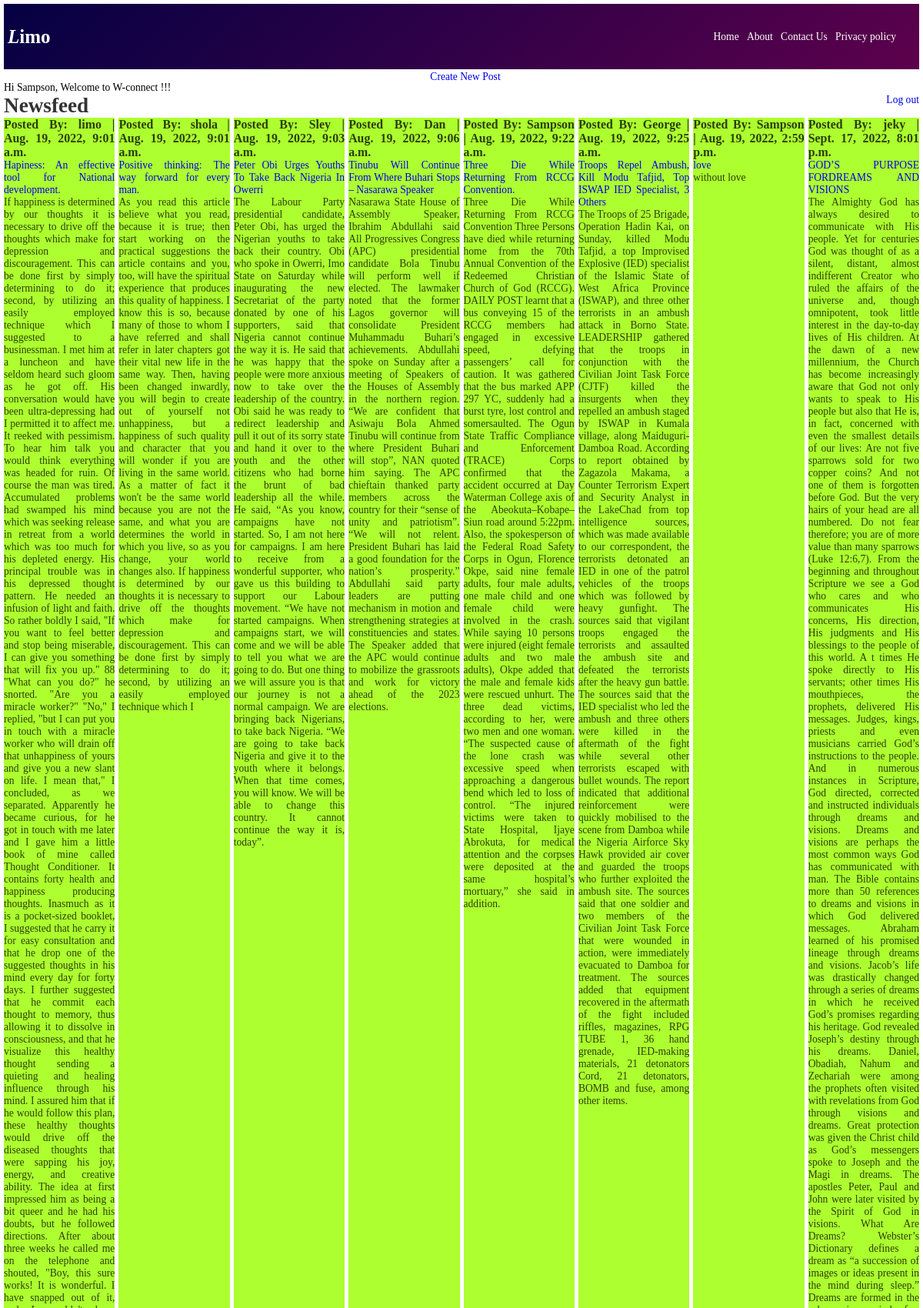
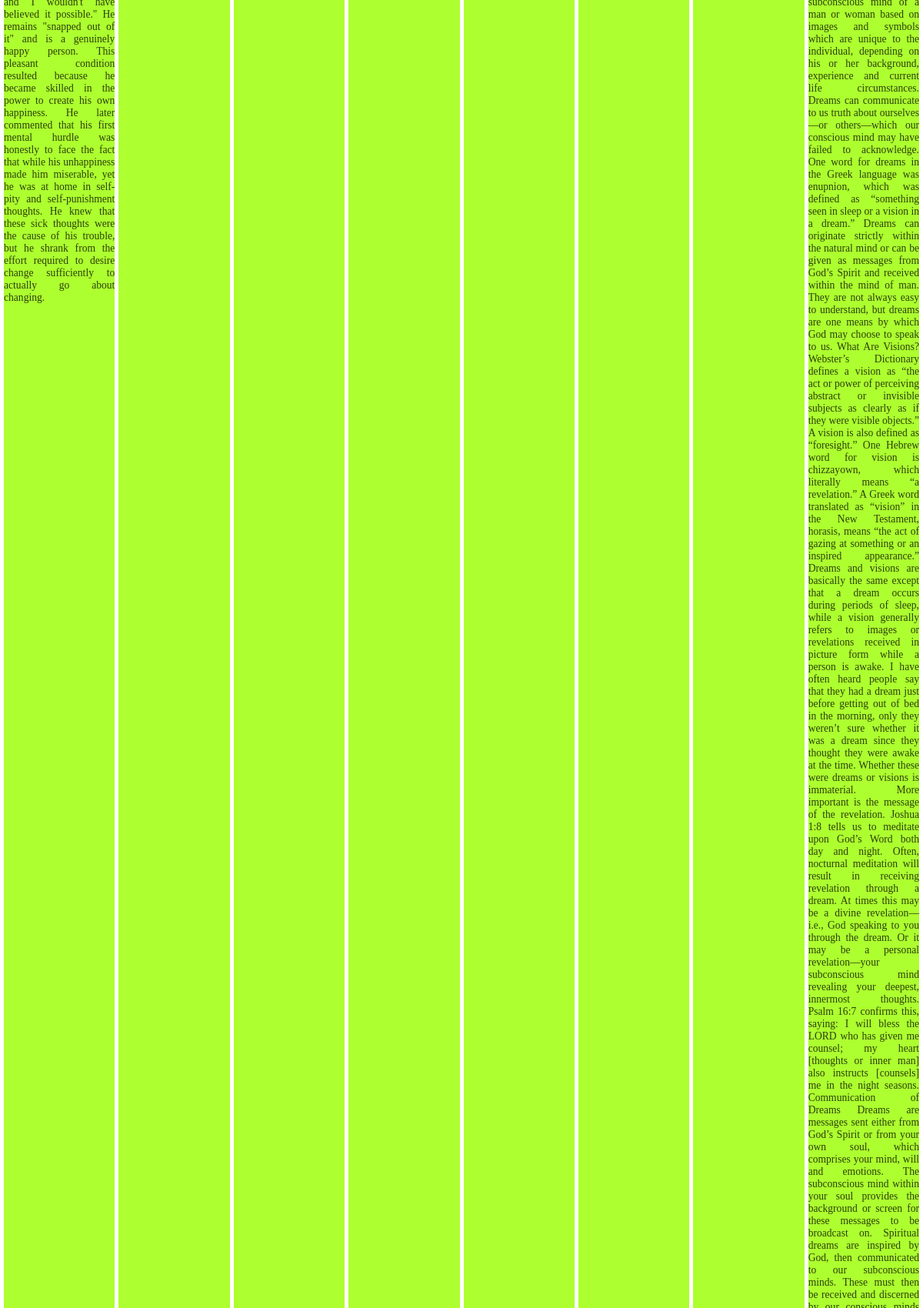
/ (signed in, upper part), run on the app's committed database (2 pictures, top to bottom).
### chats/models.py (models this page shows, shortened)
class Chats(models.Model):
    Title= models.TextField()
    Author= models.ForeignKey('auth.User',on_delete=models.CASCADE,)
    body = models.TextField()
    Date = models.DateTimeField(auto_now_add=True, blank=True, null=True)

### chats/views.py (the view)
# urls.py: path("", Homepage.as_view(), name="home"),
class Homepage(ListView):
    model=Chats
    template_name="chats/home.html"

### chats/Templates/chats/home.html (shortened to what this page needs)
{% extends 'base.html' %}
{% block content%}
<body>
<h1 style=" color:rgb(000,000,000,0.8)">Newsfeed</h1>
<div class="container">
   {% for chats in object_list %}
   <div class="post">
     <h3>
      <span style="color: rgb(000, 000, 000, 0.755);" class="text-muted">
          Posted By: {{ chats.Author }} |
         {{ chats.Date }}</span>
      </h3>
         <a href="{% url 'details_view' chats.pk %}">{{ chats.Title }}</a>
      <p style="color: rgb(000, 000, 000,0.755);">{{ chats.body }}</p>
   </div>
   {% endfor %}
</div>
</body>
{% endblock content %}

### chats/Templates/base.html (shortened to what this page needs)
{% load static %}
<html>
<head>
<link href="{% static 'base.css' %}" rel="stylesheet">
</head>
<body>
  <header>
    <div class="logo"><a href="{% url 'home' %}"> <em>L</em>imo</a></div>
    <ul class="wrapper" style="margin-right:30px;">
      <li class="nav-list"><a style="color: white;" href="{% url 'home'%}">Home</a> </li> &nbsp; &nbsp;
      <li class="nav-list"><a style="color: rgb(255, 255, 255, 1);" href="{% url 'About' %}">About</a></li> &nbsp; &nbsp;
      <li class="nav-list"><a style="color: rgb(255, 255, 255, 1);" href="{% url 'contact' %}">Contact Us  </a></li> &nbsp; &nbsp;
      <li class="nav-list"><a style="color: rgb(255, 255, 255, 1);" href="{% url 'privacy' %}"> Privacy policy</a>  </li>
</ul>
 </header>
 <div class="movement" >
  <a href="{% url 'new_post' %}"> Create New Post</a>
</div>
{% if user.is_authenticated %}
   <p style="color: black;">Hi {{ user.username }}, Welcome to W-connect !!!</p>
   <p style="text-align: right; float:right;"><a href="{% url 'logout' %}">Log out</a></p>
{% else %}
 <h3><p style="color: black; text-align:right;">You are not logged in.</p></h3>
 <ul>
 <li margin-left:100px;><a href="{% url 'login' %}" style="margin-left: 900px; color:black;">Log In</a>  ||  <a href="{% url 'signup' %}" style="color:black;"> Sign up <a/>
 </li>
</ul>
{% endif %}
 <div>
    {% block content %}
    {% endblock content %}
  </div>
 </body>
</html>

### chats/static/base.css (style rules this page uses)
* { box-sizing: border-box; margin: 0%; padding: 0; }
body { font-family: Georgia, 'Times New Roman', Times, serif; text-align: justify; padding: 5px; font-size: 1.7ch; background-color: rgba(259, 259, 259); }
header { margin: 0; width: 100%; height: 85px; display: flex; flex-direction: row; justify-content: space-between; align-items: center; background: linear-gradient(138deg, rgb(4, 1, 67) 0%, rgb(93, 1, 76) 100%); }
.container { display: flex; width: 100%; gap: 5px; flex-direction: row; }
.container div { width:100%; background-color: greenyellow; }
.wrapper { display: flex; flex-direction: row; justify-content: space-between; align-items: center; }
a, li { text-decoration: none; list-style: none; }
.logo a { color: rgb(259, 259, 259); font-size: 25px; padding: 5px; border-radius: 30px; font-weight: bold; transition: all 1s ease-in-out; text-decoration: none; cursor:zoom-in; }
.movement { position: relative; top: 2px; left: 5px; text-align:center; }

### data on the page
Chats: Author "limo", Date "Aug. 19, 2022, 9:01 a.m.", Title "Hapiness: An effective tool for National development.", body "If happiness is determined by our thoughts it is necessary to drive off the thoughts which make for depression and discouragement. This can be done first by simply determining to do it; second, by utilizing an easily employed technique which I suggested to a businessman. I met him at a luncheon and have seldom heard such gloom as he got off. His conversation would have been ultra-depressing had I permitted it to affect me. It reeked with pessimism. To hear him talk you would think everything was headed for ruin. Of course the man was tired. Accumulated problems had swamped his mind which was seeking release in retreat from a world which was too much for his depleted energy. His principal…"
Chats: Author "shola", Date "Aug. 19, 2022, 9:01 a.m.", Title "Positive thinking: The way forward for every man.", body "As you read this article believe what you read, because it is true; then start working on the practical suggestions the article contains and you, too, will have the spiritual experience that produces this quality of happiness. I know this is so, because many of those to whom I have referred and shall refer in later chapters got their vital new life in the same way. Then, having been changed inwardly, you will begin to create out of yourself not unhappiness, but a happiness of such quality and character that you will wonder if you are living in the same world. As a matter of fact it won't be the same world because you are not the same, and what you are determines the world in which you live,…"
Chats: Author "Sley", Date "Aug. 19, 2022, 9:03 a.m.", Title "Peter Obi Urges Youths To Take Back Nigeria In Owerri", body "The Labour Party presidential candidate, Peter Obi, has urged the Nigerian youths to take back their country. Obi who spoke in Owerri, Imo State on Saturday while inaugurating the new Secretariat of the party donated by one of his supporters, said that Nigeria cannot continue the way it is. He said that he was happy that the people were more anxious now to take over the leadership of the country. Obi said he was ready to redirect leadership and pull it out of its sorry state and hand it over to the youth and the other citizens who had borne the brunt of bad leadership all the while. He said, “As you know, campaigns have not started. So, I am not here for campaigns. I am here to receive from…"
Chats: Author "Dan", Date "Aug. 19, 2022, 9:06 a.m.", Title "Tinubu Will Continue From Where Buhari Stops – Nasarawa Speaker", body "Nasarawa State House of Assembly Speaker, Ibrahim Abdullahi said All Progressives Congress (APC) presidential candidate Bola Tinubu will perform well if elected. The lawmaker noted that the former Lagos governor will consolidate President Muhammadu Buhari’s achievements. Abdullahi spoke on Sunday after a meeting of Speakers of the Houses of Assembly in the northern region. “We are confident that Asiwaju Bola Ahmed Tinubu will continue from where President Buhari will stop”, NAN quoted him saying. The APC chieftain thanked party members across the country for their “sense of unity and patriotism”. “We will not relent. President Buhari has laid a good foundation for the nation’s prosperity.”…"
Chats: Author "Sampson", Date "Aug. 19, 2022, 9:22 a.m.", Title "Three Die While Returning From RCCG Convention.", body "Three Die While Returning From RCCG Convention Three Persons have died while returning home from the 70th Annual Convention of the Redeemed Christian Church of God (RCCG). DAILY POST learnt that a bus conveying 15 of the RCCG members had engaged in excessive speed, defying passengers’ call for caution. It was gathered that the bus marked APP 297 YC, suddenly had a burst tyre, lost control and somersaulted. The Ogun State Traffic Compliance and Enforcement (TRACE) Corps confirmed that the accident occurred at Day Waterman College axis of the Abeokuta–Kobape–Siun road around 5:22pm. Also, the spokesperson of the Federal Road Safety Corps in Ogun, Florence Okpe, said nine female adults, four…"
Chats: Author "George", Date "Aug. 19, 2022, 9:25 a.m.", Title "Troops Repel Ambush, Kill Modu Tafjid, Top ISWAP IED Specialist, 3 Others", body "The Troops of 25 Brigade, Operation Hadin Kai, on Sunday, killed Modu Tafjid, a top Improvised Explosive (IED) specialist of the Islamic State of West Africa Province (ISWAP), and three other terrorists in an ambush attack in Borno State. LEADERSHIP gathered that the troops in conjunction with the Civilian Joint Task Force (CJTF) killed the insurgents when they repelled an ambush staged by ISWAP in Kumala village, along Maiduguri-Damboa Road. According to report obtained by Zagazola Makama, a Counter Terrorism Expert and Security Analyst in the LakeChad from top intelligence sources, which was made available to our correspondent, the terrorists detonated an IED in one of the patrol vehicles…"
Chats: Author "Sampson", Date "Aug. 19, 2022, 2:59 p.m.", Title "love", body "without love"
Chats: Author "jeky", Date "Sept. 17, 2022, 8:01 p.m.", Title "GOD’S PURPOSE FORDREAMS AND VISIONS"

### other printed values
{{ user.username }} "Sampson"
